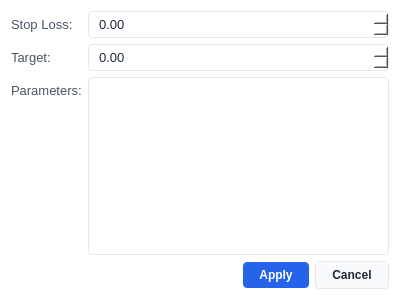
<?xml version="1.0" encoding="UTF-8"?>
<ui version="4.0">
 <class>ModifyParametersDialog</class>
 <widget class="QDialog" name="ModifyParametersDialog">
  <property name="geometry">
   <rect>
    <x>0</x>
    <y>0</y>
    <width>400</width>
    <height>300</height>
   </rect>
  </property>
  <property name="windowTitle">
   <string>Modify Parameters</string>
  </property>
  <property name="modal">
   <bool>true</bool>
  </property>
  <property name="styleSheet">
   <string notr="true">
QDialog {
    background-color: #ffffff;
    color: #1e293b;
    font-family: &quot;Segoe UI&quot;, sans-serif;
}

QLabel {
    color: #475569;
    font-size: 13px;
}

QDoubleSpinBox {
    background-color: #ffffff;
    border: 1px solid #e2e8f0;
    border-radius: 4px;
    padding: 4px 8px;
    color: #1e293b;
    font-size: 13px;
}

QDoubleSpinBox:focus {
    border-color: #3b82f6;
}

QTextEdit {
    background-color: #ffffff;
    border: 1px solid #e2e8f0;
    border-radius: 4px;
    padding: 4px;
    color: #1e293b;
    font-size: 13px;
}

QTextEdit:focus {
    border-color: #3b82f6;
}

QPushButton {
    padding: 6px 16px;
    border-radius: 4px;
    font-weight: 500;
    border: 1px solid #e2e8f0;
    background-color: #f8fafc;
    color: #1e293b;
}

QPushButton:hover {
    background-color: #e2e8f0;
}

QPushButton#applyBtn {
    background-color: #2563eb;
    color: #ffffff;
    border: none;
    font-weight: 600;
}

QPushButton#applyBtn:hover {
    background-color: #1d4ed8;
}
   </string>
  </property>
  <layout class="QVBoxLayout" name="mainLayout">
   <item>
    <layout class="QFormLayout" name="formLayout">
     <item row="0" column="0">
      <widget class="QLabel" name="stopLossLabel">
       <property name="text">
        <string>Stop Loss:</string>
       </property>
      </widget>
     </item>
     <item row="0" column="1">
      <widget class="QDoubleSpinBox" name="stopLossSpin">
       <property name="decimals">
        <number>2</number>
       </property>
       <property name="maximum">
        <double>1000000000.000000000000000</double>
       </property>
      </widget>
     </item>
     <item row="1" column="0">
      <widget class="QLabel" name="targetLabel">
       <property name="text">
        <string>Target:</string>
       </property>
      </widget>
     </item>
     <item row="1" column="1">
      <widget class="QDoubleSpinBox" name="targetSpin">
       <property name="decimals">
        <number>2</number>
       </property>
       <property name="maximum">
        <double>1000000000.000000000000000</double>
       </property>
      </widget>
     </item>
     <item row="2" column="0">
      <widget class="QLabel" name="paramsLabel">
       <property name="text">
        <string>Parameters:</string>
       </property>
      </widget>
     </item>
     <item row="2" column="1">
      <widget class="QTextEdit" name="paramsEdit"/>
     </item>
    </layout>
   </item>
   <item>
    <layout class="QHBoxLayout" name="buttonLayout">
     <item>
      <spacer name="horizontalSpacer">
       <property name="orientation">
        <enum>Qt::Horizontal</enum>
       </property>
       <property name="sizeHint" stdset="0">
        <size>
         <width>40</width>
         <height>20</height>
        </size>
       </property>
      </spacer>
     </item>
     <item>
      <widget class="QPushButton" name="applyBtn">
       <property name="text">
        <string>Apply</string>
       </property>
      </widget>
     </item>
     <item>
      <widget class="QPushButton" name="cancelBtn">
       <property name="text">
        <string>Cancel</string>
       </property>
      </widget>
     </item>
    </layout>
   </item>
  </layout>
 </widget>
 <resources/>
 <connections/>
</ui>
